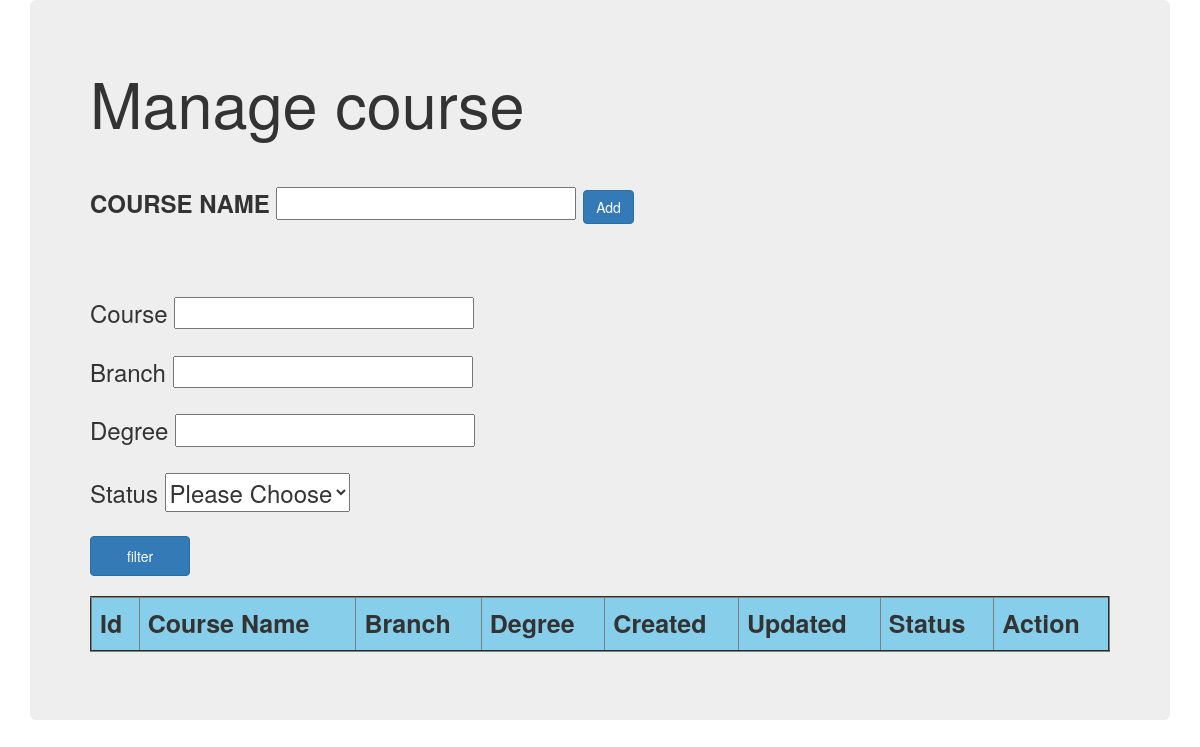
Page /manage/college/courses/2 on the earlier database version.
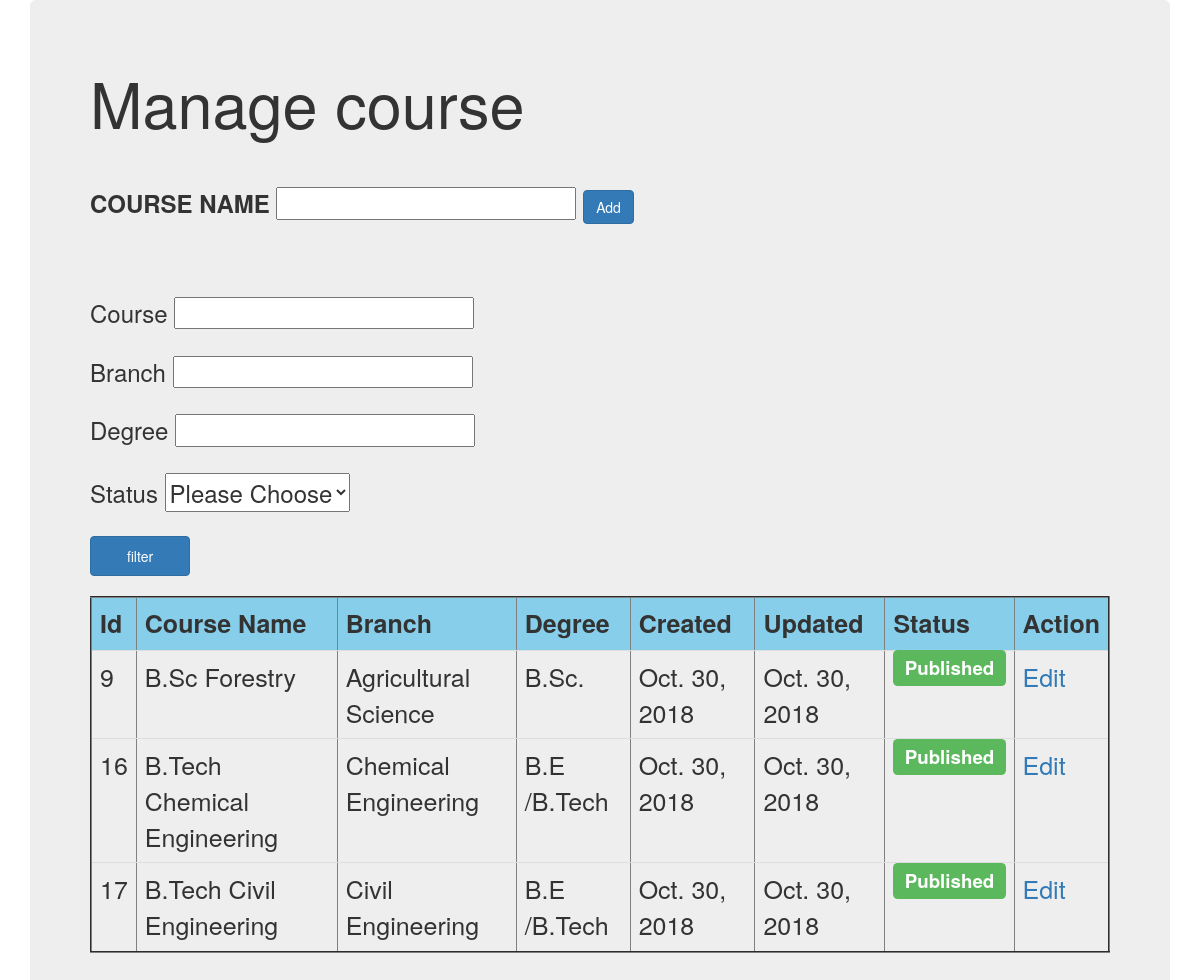
Same page on the later database version.
### web_app/models.py (models this page shows, shortened)
class Course_page(models.Model):
    college = models.ForeignKey('College_detail',on_delete=models.CASCADE,null=True,blank=True)
    global exams
    course_name = models.CharField(max_length=256)
    degree = models.CharField(max_length=50)
    branch = models.CharField(max_length=50)
    exam = models.ManyToManyField(Exam_detail,blank=True,default=None)
    course_duration = models.IntegerField()
    eligibility = models.CharField(max_length=223)
    course_detail = models.CharField(max_length=256)
    publish = models.BooleanField(default = True)
    created_date =  models.DateField(("Date"), default=datetime.date.today)
    updated_date = models.DateField(("Date"), default=datetime.date.today)
    slug = models.SlugField(blank=True)

### web_app/views.py (the view)
# urls.py: path("manage/college/courses/<pk>",views.managecourse,name="manage_course"),
def managecourse(request,pk=None):
    course_model = Course_page.objects.all()
    course = CourseForm()
    l = Course_page.objects.filter(college_id = pk)
    print(l)
    if request.method == "POST":
        course = CourseForm(data=request.POST)
        course_name = request.POST.get('course_name')
        m = Course_page.objects.all().values_list('course_name', flat=True)
        l = []
        for i in m:
            l.append(i)
        if course_name in l:
            print("not valid")
            return render(request, "course.html", {'course': course,'course_model':course_model})
        else:
            name = {'course_name':course_name}
            return HttpResponseRedirect(reverse('dynamic-arg',args=(course_name,pk)))
    else:
        d={}
        for key,value in request.GET.items():
            if value !='':
                d[key]=value
        print(d)
        if d:
            l = Course_page.objects.filter(college_id=pk,**d)
        else:
            course_model = l
            course = CourseForm()
    return render(request,"course.html",{'course':course,'course_model':l})

### web_app/forms.py (shortened to what this page needs)
class CourseForm(forms.ModelForm):
    course = Course_page.objects.all()
    exam = forms.ModelMultipleChoiceField( required=True, queryset=Exam_detail.objects.all())
    course_detail = forms.CharField(widget=forms.Textarea)
    class Meta():
        model = Course_page
        fields = ('course_name','course_duration','degree','branch','exam','eligibility','course_detail','publish')

### templates/course.html (shortened to what this page needs)
<html>
<!DOCTYPE html>
<html>
<head>
<link rel="stylesheet" href="https://maxcdn.bootstrapcdn.com/bootstrap/3.3.7/css/bootstrap.min.css">
<link rel="stylesheet" href="http://code.jquery.com/ui/1.8.18/themes/base/jquery-ui.css" type="text/css" media="all" />
<link rel="stylesheet" href="http://code.jquery.com/ui/1.8.18/themes/base/jquery-ui.css" type="text/css" media="all" />
</head>
<body>
<div class="container">
  <div class="jumbotron">
    <h1>Manage course</h1>
    <br>
<form method ="post" id ="framework_form" >
<h3>
  <label >COURSE NAME</label>      {{course.course_name}}    <input type="submit" value ="Add" class="btn btn-primary" id="validate">
  <br><br>
  <br>
</form>
<h3>
<form method="get" >
Course <input type ="text" value="" name="course_name" id="course"><br><br>
Branch <input type ="text" value = "" name="branch" id="branch"><br><br>
Degree <input type ="text" value = "" name="degree" id="degree"><br><br>
Status
<select id="publish" name="publish">
<option value="">Please Choose</option>
</select>
</h3>
<input type='submit' class="btn btn-primary"  value="filter" id="filter">
<br><br>
<table border="2" id="course-table" class="table color-table muted-table">
<tr>
<th>Id</th>
<th>Course Name </th>
<th>Branch </th>
<th>Degree  </th>
<th>Created</th>
<th>Updated</th>
<th>Status </th>
<th> Action  </th>
</tr>
{% for p in course_model %}
<tr>
<td>{{p.pk}} </td>
<td>{{p.course_name}}</td>
<td>{{p.branch}}</td>
<td>{{p.degree}}</td>
<td>{{p.created_date}}</td>
<td>{{p.updated_date}}</td>
{% if p.publish %}
<td><span class="label label-success">Published</span></td>
{% else %}
<td><span class="label label-danger">Unpublished</span></td>
{% endif %}
<td><a href="{% url 'course_edit_form' p.pk %}">Edit</a></td>
</tr>
{% endfor %}
</table>
</div>
</div>
</body>
</html>

### templates/course.html (style rules this page uses)
th,td { font-size: 25px; }
td { padding-right: 20px; }
th { background-color: skyblue; }
#filter { width: 100px; height: 40px; }

Differences in the rows shown:
added Course_page: pk "9", course_name "B.Sc Forestry", branch "Agricultural Science", degree "B.Sc.", created_date "Oct. 30, 2018", updated_date "Oct. 30, 2018", publish "Published"
added Course_page: pk "16", course_name "B.Tech Chemical Engineering", branch "Chemical Engineering", degree "B.E /B.Tech", created_date "Oct. 30, 2018", updated_date "Oct. 30, 2018", publish "Published"
added Course_page: pk "17", course_name "B.Tech Civil Engineering", branch "Civil Engineering", degree "B.E /B.Tech", created_date "Oct. 30, 2018", updated_date "Oct. 30, 2018", publish "Published"
